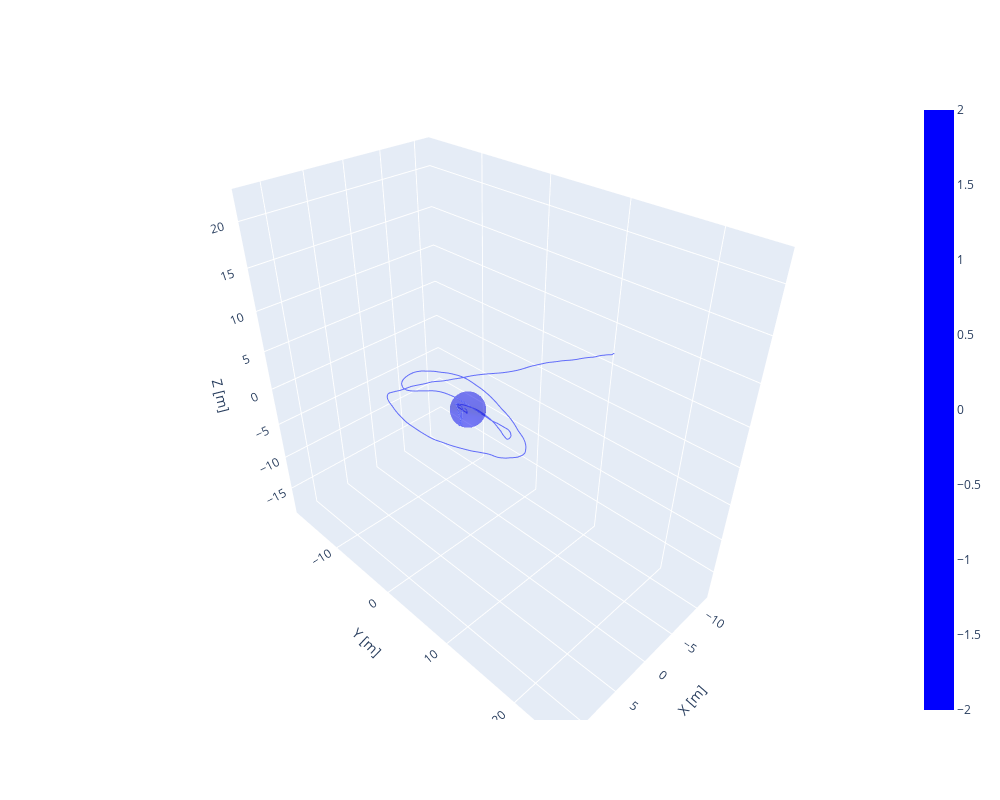

This figure's notebook cell:
### Code cell
# plot orbits 
fig = go.Figure()

# --- gather all orbits in one big array ---
all_x = []
all_y = []
all_z = []
all_colors = []


# Convert to arrays
all_x = np.array(all_x)
all_y = np.array(all_y)
all_z = np.array(all_z)
all_colors = np.array(all_colors)

fig.add_scatter3d(
    x=X_true[:, 0],
    y=X_true[:, 1],
    z=X_true[:, 2],
    mode="lines",
    # marker=dict(
    #     size=2,
    #     color=all_colors,
    #     colorscale=cmap,
    #     cmin=0,
    #     cmax=upper_z_value,
    #     colorbar=dict(
    #         title="GDOP",
    #         thickness=20,
    #         len=0.8
    #     )
    # ),
    showlegend=False
)

color1 = 'blue'
color2 = 'red'

fig.add_surface(x=x_coords, y=y_coords, z=z_coords, colorscale=[[0, color1], [1,color1]], opacity=0.3)


# pnt.plot.plot_arrow3(fig, rover_mcmf_m[0] / 1000,(earth_mcmf_m[0] - rover_mcmf_m[0])/15000, tip_scale = .15, width = 5, color='red')
fig.update_layout(showlegend=False, width=1000, height=800,
  scene=dict(
    xaxis=dict(title="X [m]"),
    yaxis=dict(title="Y [m]"),
    zaxis=dict(title="Z [m]"),
  ),
)

# frames = []

# if make_gif:
#   for i,angle in enumerate(np.linspace(0, 360, 60)):   # 60 frames
#     print(f"Animating frame {i}")

#     )
#     frames.append(imageio.v2.imread(fig.to_image(format="png", width=1000, height=800)))

#   imageio.mimsave("data/moon_rotation_mult_alt_new.gif", frames, fps=10, loop=0)

fig.show()

### Figure 1 — Plotly figure (JSON) as saved in the notebook; plotly's stock layout.template omitted (floating-point values rounded to 4 significant figures; data arrays with more than 128 entries replaced by an {"elided": "..."} marker saying what was removed)
{"data": [{"mode": "lines", "showlegend": false, "type": "scatter3d", "x": {"elided": "422 float values"}, "y": {"elided": "422 float values"}, "z": {"elided": "422 float values"}}, {"colorscale": [[0, "blue"], [1, "blue"]], "opacity": 0.3, "type": "surface", "x": {"elided": "50x50 float values"}, "y": {"elided": "50x50 float values"}, "z": {"elided": "50x50 float values"}}], "layout": {"height": 800, "scene": {"xaxis": {"title": {"text": "X [m]"}}, "yaxis": {"title": {"text": "Y [m]"}}, "zaxis": {"title": {"text": "Z [m]"}}}, "showlegend": false, "width": 1000}}
